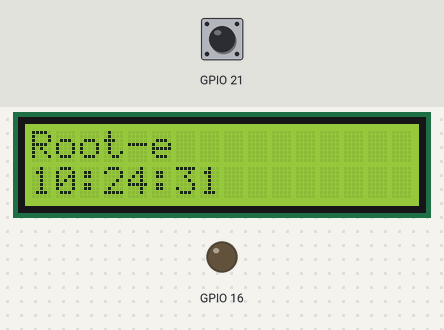
This program was run on a simulated Raspberry Pi (BCM pin numbers). On the bench: 16×2 character LCD, output pins drawn as LEDs (lit = HIGH). The inputs (shaded band) are chosen by the test bench; at power-on: GPIO 21 HIGH. The clock reads 2024-03-15 10:24:30 at power-on unless the program sets it.

Above: at 2.4 s.
2.5 s: GPIO 21 pulled LOW for 0.15 s
At 3.4 s:
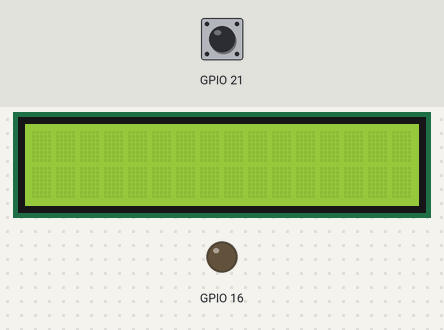
4.1 s: GPIO 21 pulled LOW for 1 s
At 5.5 s:
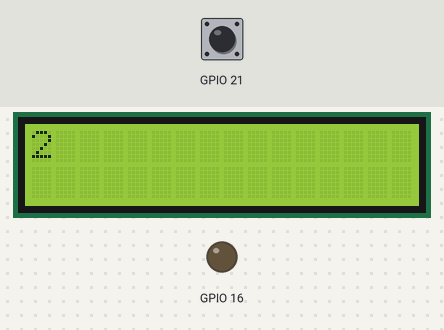
6.6 s: GPIO 21 pulled LOW for 0.15 s
At 8.6 s:
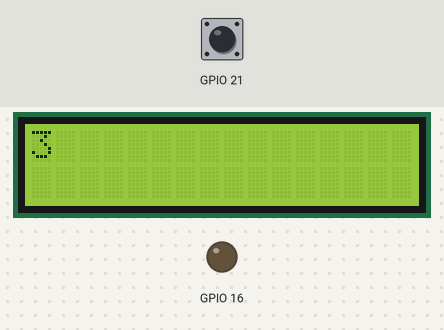
9.2 s: GPIO 21 pulled LOW for 1 s
At 10.6 s:
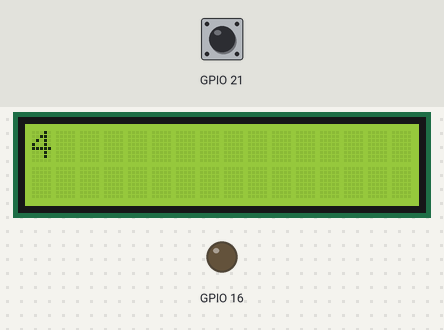
Timing chart, 0 to 12.2 s (numbered marks = the images above; inputs shaded):
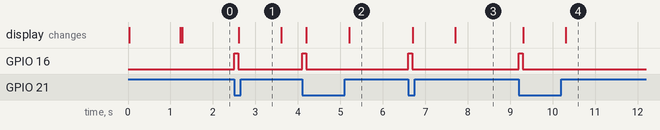

The program:

time+gpio+print_test.py
```python
#github library use : https://github.com/eleparts/RPi_I2C_LCD_driver

import RPi.GPIO as GPIO
import RPi_I2C_driver
import time


lcd = RPi_I2C_driver.lcd(0x27)

GPIO.setmode(GPIO.BCM)

GPIO.setup(16, GPIO.OUT)
GPIO.setup(21, GPIO.IN, pull_up_down = GPIO.PUD_UP)

#firt main title and time
lcd.clear()
lcd.print("Root-e")

lcd.setCursor(0,1)
now = time.localtime()
lcd.print(now.tm_hour)
lcd.print(":")
lcd.print(now.tm_min)
lcd.print(":")
lcd.print(now.tm_sec)


i=0

while 1:
    if GPIO.input(21)==0:
        GPIO.output(16, GPIO.HIGH)
        time.sleep(0.1)
        GPIO.output(16,GPIO.LOW)
        i=i+1
        lcd.clear()
        lcd.print(i)
```

RPi_I2C_driver.py
```python
# -*- coding: utf-8 -*-
"""
Compiled, mashed and generally mutilated 2014-2015 by Denis Pleic
Made available under GNU GENERAL PUBLIC LICENSE

# Modified Python I2C library for Raspberry Pi
# as found on http://www.recantha.co.uk/blog/?p=4849
# Joined existing 'i2c_lib.py' and 'lcddriver.py' into a single library
# added bits and pieces from various sources
# By DenisFromHR (Denis Pleic)
# 2015-02-10, ver 0.1

# Arduino LiquidCrystal_I2C Implement functionality
# https://www.arduino.cc/en/Reference/LiquidCrystal
# By eleparts (yeon)
# 1602 I2C LCD : https://www.eleparts.co.kr/EPXHVBKK
# 2019-06-21
#
"""
#
import smbus
from time import *

class i2c_device:
   def __init__(self, addr, port=1):
      self.addr = addr
      self.bus = smbus.SMBus(port)

# Write a single command
   def write_cmd(self, cmd):
      self.bus.write_byte(self.addr, cmd)
      sleep(0.0001)

# Write a command and argument
   def write_cmd_arg(self, cmd, data):
      self.bus.write_byte_data(self.addr, cmd, data)
      sleep(0.0001)

# Write a block of data
   def write_block_data(self, cmd, data):
      self.bus.write_block_data(self.addr, cmd, data)
      sleep(0.0001)

# Read a single byte
   def read(self):
      return self.bus.read_byte(self.addr)

# Read
   def read_data(self, cmd):
      return self.bus.read_byte_data(self.addr, cmd)

# Read a block of data
   def read_block_data(self, cmd):
      return self.bus.read_block_data(self.addr, cmd)


# LCD Address
ADDRESS = 0x27

# commands
LCD_CLEARDISPLAY = 0x01
LCD_RETURNHOME = 0x02
LCD_ENTRYMODESET = 0x04
LCD_DISPLAYCONTROL = 0x08
LCD_CURSORSHIFT = 0x10
LCD_FUNCTIONSET = 0x20
LCD_SETCGRAMADDR = 0x40
LCD_SETDDRAMADDR = 0x80

# flags for display entry mode
LCD_ENTRYRIGHT = 0x00
LCD_ENTRYLEFT = 0x02
LCD_ENTRYSHIFTINCREMENT = 0x01
LCD_ENTRYSHIFTDECREMENT = 0x00

# flags for display on/off control
LCD_DISPLAYON = 0x04
LCD_DISPLAYOFF = 0x00
LCD_CURSORON = 0x02
LCD_CURSOROFF = 0x00
LCD_BLINKON = 0x01
LCD_BLINKOFF = 0x00

# flags for display/cursor shift
LCD_DISPLAYMOVE = 0x08
LCD_CURSORMOVE = 0x00
LCD_MOVERIGHT = 0x04
LCD_MOVELEFT = 0x00

# flags for function set
LCD_8BITMODE = 0x10
LCD_4BITMODE = 0x00  #I2C only 4bit
LCD_2LINE = 0x08
LCD_1LINE = 0x00
LCD_5x10DOTS = 0x04
LCD_5x8DOTS = 0x00

# flags for backlight control
LCD_BACKLIGHT = 0x08
LCD_NOBACKLIGHT = 0x00

En = 0b00000100 # Enable bit
Rw = 0b00000010 # Read/Write bit
Rs = 0b00000001 # Register select bit

class lcd:

   _Entry_mode_set = LCD_ENTRYMODESET         # 0x04
   _Display_control = LCD_DISPLAYCONTROL      # 0x08
   _Function_set = LCD_FUNCTIONSET            # 0x20

   _row_offsets = [0x00, 0x40, 0x00, 0x40]
   _begin_set = 0x00

   _numlines = 2 # line

   # initializes objects and lcd
   # default 0x27, 16 x 02, 5x8 Dot(0x00)
   def __init__(self, I2C_addr = None, cols = 16, lines = 2, dotsize = LCD_5x8DOTS):

      if I2C_addr is None:
         I2C_addr = ADDRESS

      # cols
      self.setRowOffsets(0x00, 0x40, 0x00 + cols, 0x40 + cols)
      # line (row)
      if (lines > 1) :
         self._begin_set |= LCD_2LINE
      else:
         self._begin_set |= LCD_1LINE

      self._numlines = lines

      # dotsize
      if ((dotsize != LCD_5x8DOTS) and (lines == 1)):
         self._begin_set |= LCD_5x10DOTS
      else:
         self._begin_set |= LCD_5x8DOTS


      self.lcd_device = i2c_device(I2C_addr)

      self.lcd_write(0x03)
      self.lcd_write(0x03)
      self.lcd_write(0x03)
      self.lcd_write(0x02)

      self._Function_set = LCD_FUNCTIONSET | self._begin_set | LCD_4BITMODE
      self.lcd_write(self._Function_set)

      self._Display_control = LCD_DISPLAYCONTROL | LCD_DISPLAYON | LCD_CURSOROFF | LCD_BLINKOFF
      self.lcd_write(self._Display_control)

      self._Entry_mode_set = LCD_ENTRYMODESET | LCD_ENTRYLEFT | LCD_ENTRYSHIFTDECREMENT
      self.lcd_write(self._Entry_mode_set)

      self.lcd_write(LCD_CLEARDISPLAY)

      sleep(0.2)


   # clocks EN to latch command
   def lcd_strobe(self, data):
      self.lcd_device.write_cmd(data | En | LCD_BACKLIGHT)
      sleep(.0005)
      self.lcd_device.write_cmd(((data & ~En) | LCD_BACKLIGHT))
      sleep(.0001)

   def lcd_write_four_bits(self, data):
      self.lcd_device.write_cmd(data | LCD_BACKLIGHT)
      self.lcd_strobe(data)

   # write a command to lcd
   def lcd_write(self, cmd, mode=0):
      self.lcd_write_four_bits(mode | (cmd & 0xF0))
      self.lcd_write_four_bits(mode | ((cmd << 4) & 0xF0))

   # write a character to lcd (or character rom) 0x09: backlight | RS=DR<
   # works!
   def lcd_write_char(self, charvalue, mode=1):
      self.lcd_write_four_bits(mode | (charvalue & 0xF0))
      self.lcd_write_four_bits(mode | ((charvalue << 4) & 0xF0))

   # put string function
   def lcd_display_string(self, string, line):
      if line == 1:
         self.lcd_write(0x80)
      if line == 2:
         self.lcd_write(0xC0)
      if line == 3:
         self.lcd_write(0x94)
      if line == 4:
         self.lcd_write(0xD4)

      for char in string:
         self.lcd_write(ord(char), Rs)

   # clear lcd and set to home
   def lcd_clear(self):
      self.lcd_write(LCD_CLEARDISPLAY)
      self.lcd_write(LCD_RETURNHOME)

   # define backlight on/off (lcd.backlight(1); off= lcd.backlight(0)
   def backlight(self, state): # for state, 1 = on, 0 = off
      if state == 1:
         self.lcd_device.write_cmd(LCD_BACKLIGHT)
      elif state == 0:
         self.lcd_device.write_cmd(LCD_NOBACKLIGHT)

   # add custom characters (0 - 7)
   def lcd_load_custom_chars(self, fontdata):
      self.lcd_write(0x40)
      for char in fontdata:
         for line in char:
            self.lcd_write_char(line)

   # define precise positioning (addition from the forum)
   def lcd_display_string_pos(self, string, line, pos):
      if line == 1:
         pos_new = self._row_offsets[0] + pos
      elif line == 2:
         pos_new = self._row_offsets[1] + pos
      elif line == 3:
         pos_new = self._row_offsets[2] + pos
      elif line == 4:
         pos_new = self._row_offsets[3] + pos

      self.lcd_write(0x80 + pos_new)

      for char in string:
         self.lcd_write(ord(char), Rs)

   '''
   # LiquidCrystal Library
   # https://www.arduino.cc/en/Reference/LiquidCrystal
   '''

   def setRowOffsets(self, row0, row1, row2, row3):
      self._row_offsets[0] = row0
      self._row_offsets[1] = row1
      self._row_offsets[2] = row2
      self._row_offsets[3] = row3

   def command(self, data):
      self.lcd_write(data)


   # >> User Function

   ### RPi_I2C_driver.lcd(I2C ADDR, LCD Col, LCD Row, Dot(5x8 == 0))
   # LiquidCrystal() / begin()
   # > mylcd = RPi_I2C_driver.lcd(0x27)
   # > mylcd = RPi_I2C_driver.lcd(0x27, 16, 2)

   # LCD 내용 지우기 & 커서위치 좌측 상단으로 이동
   def clear(self):
      self.command(LCD_CLEARDISPLAY)
      sleep(1)

   # 커서위치 좌측 상단으로 이동
   def home(self):
      self.command(LCD_RETURNHOME)
      sleep(1)

   # 커서위치 이동 home : (0,0)
   def setCursor(self, col, row):
      if row == 0:
         row_value = self._row_offsets[0]
      elif row == 1:
         row_value = self._row_offsets[1]
      elif row == 2:
         row_value = self._row_offsets[2]
      elif row == 3:
         row_value = self._row_offsets[3]
      else:
         row_value = 0x00

      if row > self._numlines:
         row = self._numlines-1    # we count rows starting 0

      self.command(LCD_SETDDRAMADDR | (row_value  + col))

   # LCD에 글자 출력 (HEX, DEC, BIN 입력)
   def write(self, data, delay = 0):
      try:
         self.lcd_write(data, Rs)
         sleep(delay)
      except TypeError:
         self.print(data, delay)

   # LCD에 글자/문자열 출력
   def print(self, string, delay = 0):
      string = str(string)

      for char in string:
         self.lcd_write(ord(char), Rs)
         #self.lcd_write_char(ord(char))
         sleep(delay)


   # Turns the underline cursor on/off
   def cursor(self):
      self._Display_control |= LCD_CURSORON
      self.command(LCD_DISPLAYCONTROL | self._Display_control)


   def noCursor(self):
      self._Display_control &= ~LCD_CURSORON
      self.command(LCD_DISPLAYCONTROL | self._Display_control)

   # Turn on and off the blinking cursor
   def blink(self):
      self._Display_control |= LCD_BLINKON
      self.command(LCD_DISPLAYCONTROL | self._Display_control)

   def noBlink(self):
      self._Display_control &= ~LCD_BLINKON
      self.command(LCD_DISPLAYCONTROL | self._Display_control)

   # Turn the display on/off (quickly)
   def display(self):
      self._Display_control |= LCD_DISPLAYON
      self.command(LCD_DISPLAYCONTROL | self._Display_control)

   def noDisplay(self):
      self._Display_control &= ~LCD_DISPLAYON
      self.command(LCD_DISPLAYCONTROL | self._Display_control)

   # These commands scroll the display without changing the RAM
   def scrollDisplayLeft(self):
      self.command(LCD_CURSORSHIFT | LCD_DISPLAYMOVE | LCD_MOVELEFT)

   def scrollDisplayRight(self):
      self.command(LCD_CURSORSHIFT | LCD_DISPLAYMOVE | LCD_MOVERIGHT)

   # This will 'right justify' text from the cursor
   def autoscroll(self):
      self._Entry_mode_set |= LCD_ENTRYSHIFTINCREMENT
      self.command(LCD_ENTRYMODESET | self._Entry_mode_set)

   # This will 'left justify' text from the cursor
   def noAutoscroll(self):
      self._Entry_mode_set &= ~LCD_ENTRYSHIFTINCREMENT         # LCD_ENTRYSHIFTDECREMENT
      self.command(LCD_ENTRYMODESET | self._Entry_mode_set)

   # This is for text that flows Left to Right
   def leftToRight(self):
      self._Entry_mode_set |= LCD_ENTRYLEFT
      self.command(LCD_ENTRYMODESET | self._Entry_mode_set)

   # This is for text that flows Right to Left
   def rightToLeft(self):
      self._Entry_mode_set &= ~LCD_ENTRYLEFT                   # LCD_ENTRYRIGHT
      self.command(LCD_ENTRYMODESET | self._Entry_mode_set)

   # Allows us to fill the first 8 CGRAM locations
   # with custom characters
   def createChar(self, location, charmap = []):
      location &= 0x7 # we only have 8 locations 0-7
      self.command(LCD_SETCGRAMADDR | (location << 3))
      for i in range(8):
         self.write(charmap[i])
```

Measured:
- after the input at 2.5 s, GPIO 16: LOW → HIGH at once, → LOW 0.10 s later; the display: changes after 0.10 s (image 1)
- after the input at 4.1 s, GPIO 16: LOW → HIGH at once, → LOW 0.10 s later; the display: first changes after 0.10 s (image 2 shows a later state)
- after the input at 6.6 s, GPIO 16: LOW → HIGH at once, → LOW 0.10 s later; the display: first changes after 0.10 s (image 3 shows a later state)
- after the input at 9.2 s, GPIO 16: LOW → HIGH at once, → LOW 0.10 s later; the display: first changes after 0.10 s (image 4 shows a later state)
